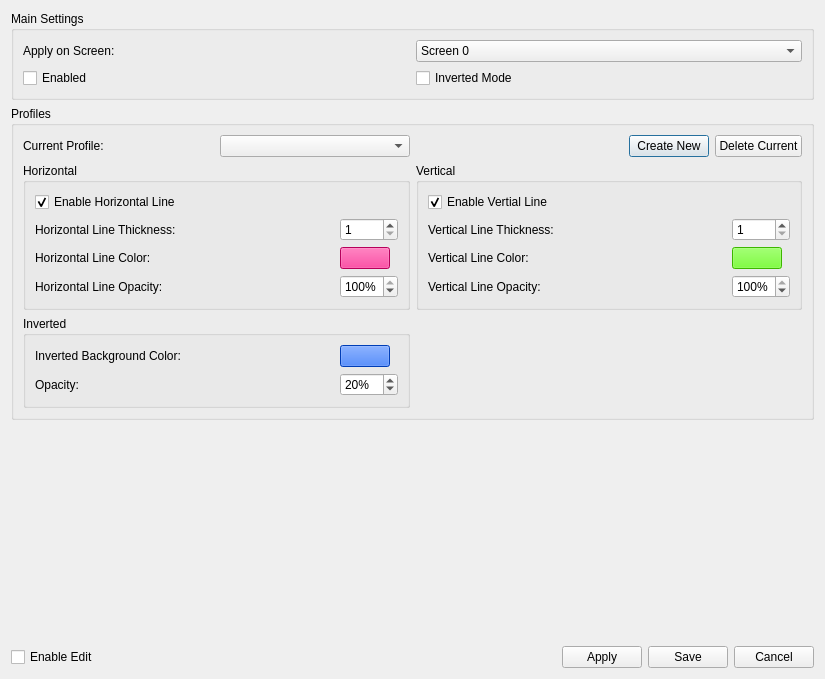
<?xml version="1.0" encoding="UTF-8"?>
<ui version="4.0">
 <class>SettingsDialog</class>
 <widget class="QDialog" name="SettingsDialog">
  <property name="geometry">
   <rect>
    <x>0</x>
    <y>0</y>
    <width>825</width>
    <height>679</height>
   </rect>
  </property>
  <property name="windowTitle">
   <string>Dialog</string>
  </property>
  <layout class="QVBoxLayout" name="verticalLayout">
   <item>
    <widget class="QGroupBox" name="groupBox">
     <property name="title">
      <string>Main Settings</string>
     </property>
     <layout class="QGridLayout" name="gridLayout_4">
      <item row="0" column="1">
       <widget class="QComboBox" name="comboScreens">
        <item>
         <property name="text">
          <string>Screen 0</string>
         </property>
        </item>
        <item>
         <property name="text">
          <string>Screen 1</string>
         </property>
        </item>
       </widget>
      </item>
      <item row="0" column="0">
       <widget class="QLabel" name="labelScreens">
        <property name="text">
         <string>Apply on Screen:</string>
        </property>
       </widget>
      </item>
      <item row="1" column="1">
       <widget class="QCheckBox" name="checkInverted">
        <property name="text">
         <string>Inverted Mode</string>
        </property>
       </widget>
      </item>
      <item row="1" column="0">
       <widget class="QCheckBox" name="checkEnabled">
        <property name="text">
         <string>Enabled</string>
        </property>
       </widget>
      </item>
     </layout>
    </widget>
   </item>
   <item>
    <widget class="QGroupBox" name="groupBox_2">
     <property name="title">
      <string>Profiles</string>
     </property>
     <layout class="QGridLayout" name="gridLayout_5" columnstretch="1,1">
      <item row="0" column="0">
       <layout class="QHBoxLayout" name="horizontalLayout_3">
        <item>
         <widget class="QLabel" name="label_2">
          <property name="text">
           <string>Current Profile:</string>
          </property>
         </widget>
        </item>
        <item>
         <widget class="QComboBox" name="comboProfiles">
          <property name="minimumSize">
           <size>
            <width>160</width>
            <height>0</height>
           </size>
          </property>
         </widget>
        </item>
       </layout>
      </item>
      <item row="0" column="1">
       <layout class="QHBoxLayout" name="horizontalLayout">
        <item>
         <spacer name="horizontalSpacer">
          <property name="orientation">
           <enum>Qt::Horizontal</enum>
          </property>
          <property name="sizeHint" stdset="0">
           <size>
            <width>40</width>
            <height>20</height>
           </size>
          </property>
         </spacer>
        </item>
        <item>
         <widget class="QPushButton" name="btnCreateProfile">
          <property name="text">
           <string>Create New</string>
          </property>
         </widget>
        </item>
        <item>
         <widget class="QPushButton" name="btnDeleteProfile">
          <property name="text">
           <string>Delete Current</string>
          </property>
         </widget>
        </item>
       </layout>
      </item>
      <item row="1" column="0">
       <widget class="QGroupBox" name="groupHorizontal">
        <property name="title">
         <string>Horizontal</string>
        </property>
        <layout class="QGridLayout" name="gridLayout">
         <item row="1" column="0">
          <widget class="QLabel" name="label_3">
           <property name="text">
            <string>Horizontal Line Thickness:</string>
           </property>
          </widget>
         </item>
         <item row="1" column="1">
          <widget class="QSpinBox" name="spinHLineThick">
           <property name="minimum">
            <number>1</number>
           </property>
          </widget>
         </item>
         <item row="2" column="0">
          <widget class="QLabel" name="label_5">
           <property name="text">
            <string>Horizontal Line Color:</string>
           </property>
          </widget>
         </item>
         <item row="2" column="1">
          <widget class="QPushButton" name="btnHLineColor">
           <property name="maximumSize">
            <size>
             <width>50</width>
             <height>16777215</height>
            </size>
           </property>
           <property name="styleSheet">
            <string notr="true">background-color: rgb(255, 0, 127);</string>
           </property>
           <property name="text">
            <string/>
           </property>
          </widget>
         </item>
         <item row="3" column="0">
          <widget class="QLabel" name="label_6">
           <property name="text">
            <string>Horizontal Line Opacity:</string>
           </property>
          </widget>
         </item>
         <item row="3" column="1">
          <widget class="QSpinBox" name="spinHLineOpacity">
           <property name="suffix">
            <string>%</string>
           </property>
           <property name="minimum">
            <number>1</number>
           </property>
           <property name="maximum">
            <number>100</number>
           </property>
           <property name="value">
            <number>100</number>
           </property>
          </widget>
         </item>
         <item row="0" column="0" colspan="2">
          <widget class="QCheckBox" name="checkEnableHLine">
           <property name="text">
            <string>Enable Horizontal Line</string>
           </property>
           <property name="checked">
            <bool>true</bool>
           </property>
          </widget>
         </item>
        </layout>
       </widget>
      </item>
      <item row="2" column="0">
       <widget class="QGroupBox" name="groupInverted">
        <property name="title">
         <string>Inverted</string>
        </property>
        <layout class="QGridLayout" name="gridLayout_3">
         <item row="1" column="0">
          <widget class="QLabel" name="label_9">
           <property name="text">
            <string>Inverted Background Color:</string>
           </property>
          </widget>
         </item>
         <item row="1" column="1">
          <widget class="QPushButton" name="btnInvertBgColor">
           <property name="maximumSize">
            <size>
             <width>50</width>
             <height>16777215</height>
            </size>
           </property>
           <property name="styleSheet">
            <string notr="true">background-color: rgb(0, 85, 255);</string>
           </property>
           <property name="text">
            <string/>
           </property>
          </widget>
         </item>
         <item row="2" column="0">
          <widget class="QLabel" name="label_10">
           <property name="text">
            <string>Opacity:</string>
           </property>
          </widget>
         </item>
         <item row="2" column="1">
          <widget class="QSpinBox" name="spinInvertBgOpacity">
           <property name="suffix">
            <string>%</string>
           </property>
           <property name="minimum">
            <number>1</number>
           </property>
           <property name="maximum">
            <number>100</number>
           </property>
           <property name="value">
            <number>20</number>
           </property>
          </widget>
         </item>
        </layout>
       </widget>
      </item>
      <item row="1" column="1">
       <widget class="QGroupBox" name="groupVertical">
        <property name="title">
         <string>Vertical</string>
        </property>
        <layout class="QGridLayout" name="gridLayout_2">
         <item row="1" column="0">
          <widget class="QLabel" name="label_4">
           <property name="text">
            <string>Vertical Line Thickness:</string>
           </property>
          </widget>
         </item>
         <item row="1" column="1">
          <widget class="QSpinBox" name="spinVLineThick">
           <property name="minimum">
            <number>1</number>
           </property>
          </widget>
         </item>
         <item row="2" column="0">
          <widget class="QLabel" name="label_7">
           <property name="text">
            <string>Vertical Line Color:</string>
           </property>
          </widget>
         </item>
         <item row="2" column="1">
          <widget class="QPushButton" name="btnVLineColor">
           <property name="maximumSize">
            <size>
             <width>50</width>
             <height>16777215</height>
            </size>
           </property>
           <property name="styleSheet">
            <string notr="true">background-color: rgb(85, 255, 0);</string>
           </property>
           <property name="text">
            <string/>
           </property>
          </widget>
         </item>
         <item row="3" column="0">
          <widget class="QLabel" name="label_8">
           <property name="text">
            <string>Vertical Line Opacity:</string>
           </property>
          </widget>
         </item>
         <item row="3" column="1">
          <widget class="QSpinBox" name="spinVLineOpacity">
           <property name="suffix">
            <string>%</string>
           </property>
           <property name="minimum">
            <number>1</number>
           </property>
           <property name="maximum">
            <number>100</number>
           </property>
           <property name="value">
            <number>100</number>
           </property>
          </widget>
         </item>
         <item row="0" column="0" colspan="2">
          <widget class="QCheckBox" name="checkEnableVLine">
           <property name="text">
            <string>Enable Vertial Line</string>
           </property>
           <property name="checked">
            <bool>true</bool>
           </property>
          </widget>
         </item>
        </layout>
       </widget>
      </item>
     </layout>
    </widget>
   </item>
   <item>
    <spacer name="verticalSpacer">
     <property name="orientation">
      <enum>Qt::Vertical</enum>
     </property>
     <property name="sizeHint" stdset="0">
      <size>
       <width>20</width>
       <height>40</height>
      </size>
     </property>
    </spacer>
   </item>
   <item>
    <layout class="QHBoxLayout" name="horizontalLayout_2">
     <item>
      <widget class="QCheckBox" name="checkEnableEdit">
       <property name="text">
        <string>Enable Edit</string>
       </property>
      </widget>
     </item>
     <item>
      <spacer name="horizontalSpacer_2">
       <property name="orientation">
        <enum>Qt::Horizontal</enum>
       </property>
       <property name="sizeHint" stdset="0">
        <size>
         <width>40</width>
         <height>20</height>
        </size>
       </property>
      </spacer>
     </item>
     <item>
      <widget class="QPushButton" name="btnApply">
       <property name="text">
        <string>Apply</string>
       </property>
      </widget>
     </item>
     <item>
      <widget class="QPushButton" name="btnSave">
       <property name="text">
        <string>Save</string>
       </property>
      </widget>
     </item>
     <item>
      <widget class="QPushButton" name="btnCancel">
       <property name="text">
        <string>Cancel</string>
       </property>
      </widget>
     </item>
    </layout>
   </item>
  </layout>
 </widget>
 <resources/>
 <connections/>
</ui>
